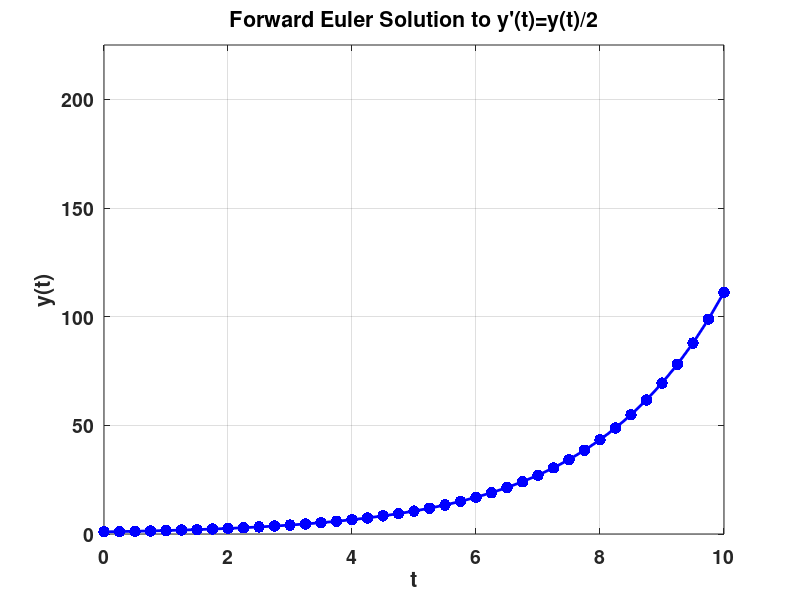
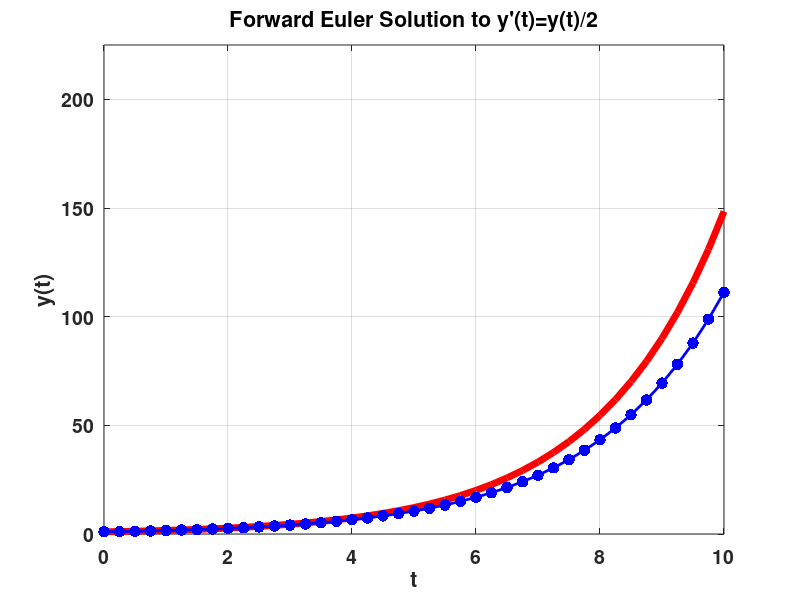
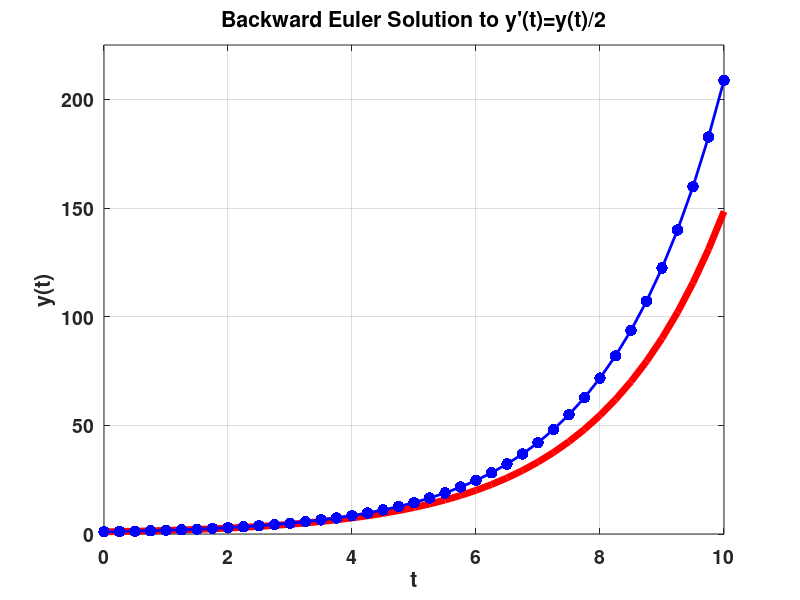
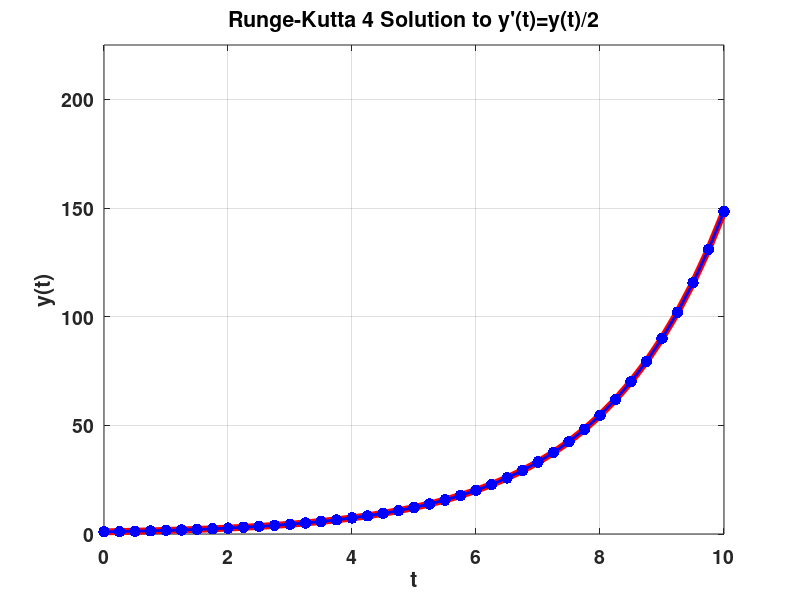

MATLAB code to generate these figures, in order:
%%%%%%%%%%%%%%%%%%%%%%%%%%%%%%%%%%%%%%%%%%%%%%%%%%%%%%%%%%%%%%%%%%%%%%%%%%%
% ODE_Examples
%--------------------------------------------------------------------------
% C Rocheleau, Colorado State University
% 10/9/2023
%--------------------------------------------------------------------------
% Ordinary differential equation solver examples for the Fall 2023 MATH 151
% course. Shows examples of the following algorithms
%   - Backward Euler Method
%   - Forward Euler Method
%   - Fourth-Order Runge-Kutta
% and the following specific cases
%   - Initial Value Problems
%   - Shooting Method for Boundary Value Problems
%   - Solutions for Second-Order ODEs
%%%%%%%%%%%%%%%%%%%%%%%%%%%%%%%%%%%%%%%%%%%%%%%%%%%%%%%%%%%%%%%%%%%%%%%%%%%


close all; clear all; clc;

%% Example 1: Exponential Growth
% Set up time grid
h = 0.25;
t = 0:h:10;
y_true = exp(t/2);

% Find Backward Euler to f' = f/2
y_FE = ones(size(t));
for n = 2:length(t)
    y_FE(n) = y_FE(n-1) + h*y_FE(n-1)/2;
end

% Plotting our Solution Compared to Truth
figure();
plot(t, y_FE, 'b.-','linewidth',2,'markersize',25);
hold on; grid on; ylim([0 225])
set(gca,'fontsize',14,'fontweight','b')
ylabel('y(t)')
xlabel('t');
title('Forward Euler Solution to y''(t)=y(t)/2')

figure();
plot(t, y_true, 'r-','linewidth',5);
hold on; grid on; ylim([0 225])
set(gca,'fontsize',14,'fontweight','b')
ylabel('y(t)')
xlabel('t');
plot(t, y_FE, 'b.-','linewidth',2,'markersize',25);
title('Forward Euler Solution to y''(t)=y(t)/2')


% Find Forward Euler Solutions to f' = f/2
y_BE = ones(size(t));
for n = 2:length(t)
    % Update with a Backward Euler guess
    y_BE(n) = y_BE(n-1) + h*y_BE(n-1)/2;
    temp = Inf;

    % We solve nonlinear equation 0 = f_n - (f_(n-1) + h*f_n / 2) 
    while abs(y_BE(n) - temp) > 0.001
        temp = y_BE(n);
        y_BE(n) = y_BE(n) - (y_BE(n) - h*y_BE(n)/2 - y_BE(n-1))/(1 - h/2);
    end
end

% Plotting our Solution Compared to Truth
figure();
plot(t, y_true, 'r-','linewidth',5);
hold on; grid on; ylim([0 225])
set(gca,'fontsize',14,'fontweight','b')
ylabel('y(t)')
xlabel('t');
plot(t, y_BE, 'b.-','linewidth',2,'markersize',25);
title('Backward Euler Solution to y''(t)=y(t)/2')

% Find Runge-Kutta 4th Order Solutions to f' = f/2
y_RK4 = ones(size(t));
for n = 2:length(t)
    k1 = y_RK4(n-1)/2;
    k2 = (1/2)*(y_RK4(n-1) + (h/2)*k1);
    k3 = (1/2)*(y_RK4(n-1) + (h/2)*k2);
    k4 = (1/2)*(y_RK4(n-1) + h*k3);

    y_RK4(n) = y_RK4(n-1) + (h/6)*(k1 + 2*k2 + 2*k3 + k4);
end

% Plotting our Solution Compared to Truth
figure();
plot(t, y_true, 'r-','linewidth',5);
hold on; grid on; ylim([0 225])
set(gca,'fontsize',14,'fontweight','b')
ylabel('y(t)')
xlabel('t');
plot(t, y_RK4, 'b.-','linewidth',2,'markersize',25);
title('Runge-Kutta 4 Solution to y''(t)=y(t)/2')

%% Example 2: Shooting Method with Bubble Equation
% Let's see if shooting method works well for the minimal volume of
% revolution
% This solves the following BVP
% u'' = (1 + u'^2) / u
% u(0) = alpha, u(L) = beta

L = 10; 
alpha = 10; beta = 7;

% Break up into discrete length steps and run
dx = 0.05;          % Spacial Step
X = 0:dx:L;         % Create our x grid
u = inf(size(X));   % Initialize u as infinity so we enter while loop

% Initialization for Secant method
nIts = 1; 
slopeleft = (beta-alpha); sloperight = 0; % Initial Slope guesses

% Plot Setup
figure(); hold on; axis equal;
plot([0 0 NaN L L],[-1 alpha NaN -1 beta],'ko-','linewidth',5,'markersize',20);
set(gca,'fontsize',16); title('Shooting Method Example')
xlabel('Distance'); ylabel('Radius'); 
ylim([0 12]);

while abs(u(end) - beta) > 0.001 && nIts < 1000
    % Initialize forward solver and hope it satisfies BVP
    u(1)   = alpha;       % Initial Height
    if nIts == 1
        uprime0 = sloperight; % Initial Guess straight line
    elseif nIts == 2
        up0_last = uprime; 
        err_last = u(end) - beta;
        uprime0  = slopeleft;  % Second Guess line to 0
    else
        % Try to Guess next point using Secant Method
        err  = u(end) - beta;
        temp = uprime0 - err*((uprime0 - up0_last)/(err - err_last));

        up0_last = uprime0;
        err_last = err;
        uprime0  = temp;
    end
    
    uprime = uprime0; % Uprime doesn't have to be a vector but we need to be careful with it
    
    % Solve Using RK4
    % Because we have a second-order DE we need to split it into pieces
    % We define u' = v
    % This transforms our u'' into v' = (1 + v^2) / u 
    % This means we are solving two related ODES using RK4
    for iStep = 2:length(X)
        k1 = (1 + uprime^2)/u(iStep - 1); % v' = (1 + v^2) / u 
        l1 = uprime;                      % u' = v
       
        % Be careful with updates, this is helpful to write out
        % The ks update our v = u'
        % The ls update our u
        k2 = (1 + (uprime + dx/2*k1)^2)/(u(iStep - 1) + dx/2*l1);
        l2 = uprime + dx/2*k1;

        k3 = (1 + (uprime + dx/2*k2)^2)/(u(iStep - 1) + dx/2*l2);
        l3 = uprime + dx/2*k2;

        k4 = (1 + (uprime + dx*k3)^2)/(u(iStep - 1) + dx*l3);
        l4 = uprime + dx*k3;
        
        uprime   = uprime     + (dx/6)*(k1 + 2*k2 + 2*k3 + k4);
        u(iStep) = u(iStep-1) + (dx/6)*(l1 + 2*l2 + 2*l3 + l4);
    end
    
    % Update iteration number to make secant guesses work correct
    nIts = nIts + 1;
    
    plot(X,u,'-','linewidth',2);
    pause(1); % put a short pause in so we can see them get plotted as a movie!
end

% Delete off all of the Intermediate plots and just show the final solution
int_plots = get(gca, 'children');
delete(int_plots(1:end-1));
plot(X,u,'c-','linewidth',5);
